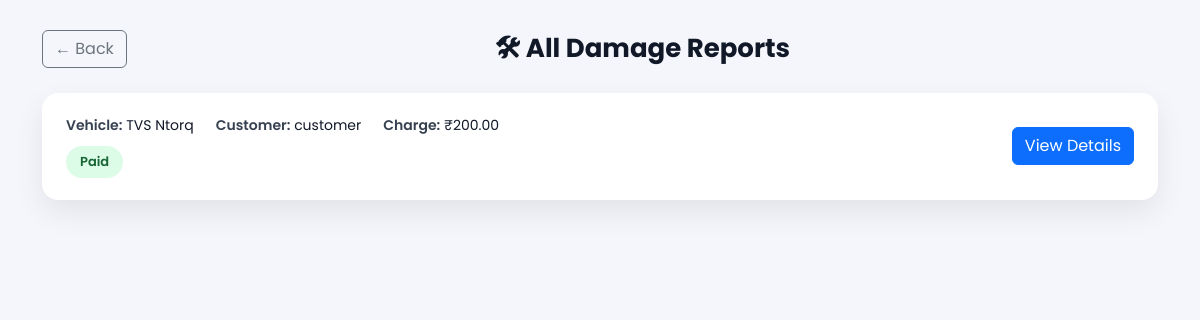
The app's page /admin_damage-reports/ (signed in), older data.
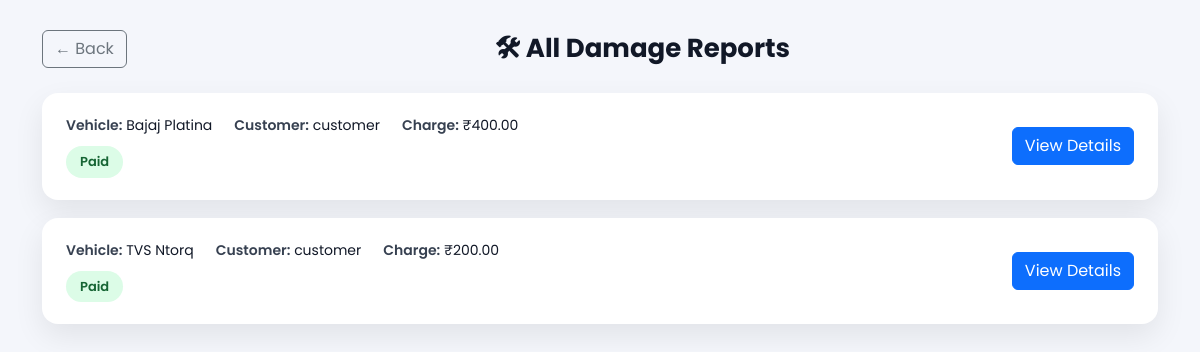
The same page, newer data.
### wheelzy_app/models.py (models this page shows, shortened)
class DamageReport(models.Model):
    booking = models.OneToOneField( Booking,on_delete=models.CASCADE,related_name="damage_report")
    vehicle = models.ForeignKey(Vehicle,on_delete=models.CASCADE,related_name="damage_reports",null=True,blank=True)
    reported_by = models.ForeignKey(User,on_delete=models.CASCADE,related_name="reported_damages")
    description = models.TextField()
    extra_charge = models.DecimalField(max_digits=8,decimal_places=2,default=0)
    is_paid = models.BooleanField(default=False)
    created_at = models.DateTimeField(auto_now_add=True)

class Vehicle(models.Model):
    VEHICLE_TYPES = (
        ("car", "Car"),
        ("bike", "Bike"),
    )
    owner = models.ForeignKey(
        User,
        on_delete=models.CASCADE,
        related_name="vehicles",
        null=True,
        blank=True
    )
    vehicle_name = models.CharField(max_length=255)
    vehicle_type = models.CharField(max_length=25, choices=VEHICLE_TYPES)
    number_plate = models.CharField(max_length=50, unique=True)
    price_per_hour = models.PositiveIntegerField()
    seats = models.PositiveIntegerField(blank=True)
    image = CloudinaryField('vehicle_images', blank=True, null=True)
    is_available = models.BooleanField(default=True)

class Booking(models.Model):
    STATUS_CHOICES = [
        ("payment_pending", "Payment Pending"),
        ("pending", "Pending"),
        ("confirmed", "Confirmed"),
        ("in_use", "In Use"),
        ("returned", "Returned"),
        ("damage_reported", "Damage Reported"),
        ("cancelled", "Cancelled"),
    ]
    user = models.ForeignKey(User, on_delete=models.CASCADE)
    vehicle = models.ForeignKey(Vehicle, on_delete=models.CASCADE)
    start_time = models.DateTimeField()
    end_time = models.DateTimeField()
    total_price = models.PositiveIntegerField(default=0)
    status = models.CharField(max_length=30, choices=STATUS_CHOICES, default="payment_pending")
    is_rent_paid = models.BooleanField(default=False)
    ordered_at = models.DateTimeField(auto_now_add=True)
    razorpay_order_id = models.CharField(max_length=255, blank=True, null=True)
    razorpay_payment_id = models.CharField(max_length=255, blank=True, null=True)
    razorpay_signature = models.CharField(max_length=255, blank=True, null=True)

### wheelzy_app/views.py (the view)
# urls.py: path("admin_damage-reports/",views.admin_damage_report_list,name="admin_damage_report_list"),
@login_required
def admin_damage_report_list(request):
    reports = DamageReport.objects.select_related(
        "vehicle", "booking", "booking__user"
    ).order_by("-created_at")
    return render(
        request,
        "damage_report_list.html",
        {"reports": reports}
    )

### wheelzy_app/templates/damage_report_list.html (shortened to what this page needs)
{% load static %}
<!DOCTYPE html>
<html lang="en">
<head>
    <link href="https://cdn.jsdelivr.net/npm/bootstrap@5.3.2/dist/css/bootstrap.min.css" rel="stylesheet">
</head>
<body>
<div class="container">
    <div class="page-header">
        <a href="{% url 'admin_dashboard' %}" class="btn btn-outline-secondary">
            ← Back
        </a>
        <h2>🛠 All Damage Reports</h2>
    </div>
    {% for report in reports %}
    <div class="report-card">
        <div class="report-info">
            <div class="info-row">
                <div>
                    <span class="label">Vehicle:</span>
                    {{ report.vehicle.vehicle_name }}
                </div>
                <div>
                    <span class="label">Customer:</span>
                    {{ report.booking.user.username }}
                </div>
                <div>
                    <span class="label">Charge:</span>
                    ₹{{ report.extra_charge }}
                </div>
            </div>
            <span class="status {% if report.is_paid %}paid{% else %}unpaid{% endif %}">
                {% if report.is_paid %}Paid{% else %}Unpaid{% endif %}
            </span>
        </div>
        <div>
            <a href="{% url 'admin_damage_report_detail' report.id %}"
               class="btn btn-primary">
                View Details
            </a>
        </div>
    </div>
    {% empty %}
        <div class="empty">
            No damage reports found.
        </div>
    {% endfor %}
</div>
</body>
</html>

Row changes from the older to the newer data that the page shows:
added DamageReport: vehicle.vehicle_name "Bajaj Platina", booking.user.username "customer", extra_charge "400.00", is_paid "Paid"
